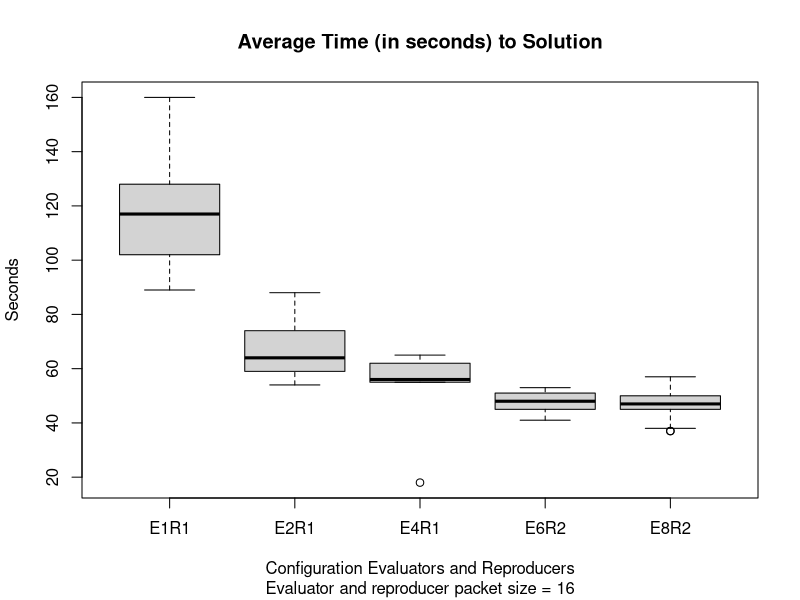
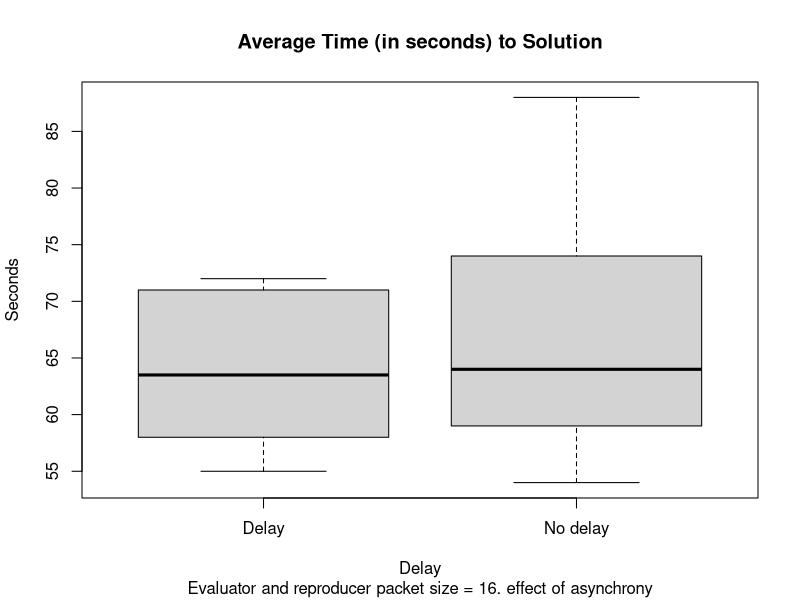

Generate these figures, in order, with R:
time.i128.p128.er16.eval1.repro1 <- read.table('time-i128-p128-er16-eval1-repro1.dat')
time.i128.p128.er16.eval2.repro1 <- read.table('time-i128-p128-er16-eval2-repro1.dat')
time.i128.p128.er16.eval2.repro1.id1 <- read.table('time-i128-p128-er16-eval2-repro1-id1.dat')
time.i128.p128.er16.eval6.repro2 <- read.table('time-i128-p128-er16-eval6-repro2.dat')
time.i128.p128.er16.eval4.repro1 <- read.table('time-i128-p128-er16-eval4-repro1.dat')
time.i128.p128.er16.eval8.repro2 <- read.table('time-i128-p128-er16-eval8-repro2.dat')
time.er16.df <- data.frame( Configuration=c(rep('E1R1',10), rep('E2R1',10), rep('E4R1',10), rep('E6R2',20), rep('E8R2',20) ),
                            Time=c(time.i128.p128.er16.eval1.repro1$V1,
                              time.i128.p128.er16.eval2.repro1$V1, time.i128.p128.er16.eval4.repro1$V1,
                              time.i128.p128.er16.eval6.repro2$V1, time.i128.p128.er16.eval8.repro2$V1));
boxplot(time.er16.df$Time ~ time.er16.df$Configuration,main='Average Time (in seconds) to Solution',
        sub='Evaluator and reproducer packet size = 16',xlab='Configuration Evaluators and Reproducers',ylab='Seconds' )
time.er16.eval2.df <- data.frame( Configuration=c(rep('No delay',10), rep('Delay',10) ),
                            Time=c(time.i128.p128.er16.eval2.repro1$V1,
                              time.i128.p128.er16.eval2.repro1.id1$V1));
boxplot(time.er16.eval2.df$Time ~ time.er16.eval2.df$Configuration,main='Average Time (in seconds) to Solution',
        sub='Evaluator and reproducer packet size = 16. effect of asynchrony',xlab='Delay',ylab='Seconds' )

summary(time.i128.p128.er16.eval1.repro1$V1);
summary(time.i128.p128.er16.eval2.repro1$V1);
summary(time.i128.p128.er16.eval6.repro2$V1);
summary(time.i128.p128.er16.eval4.repro1$V1);
summary(time.i128.p128.er16.eval8.repro2$V1);
